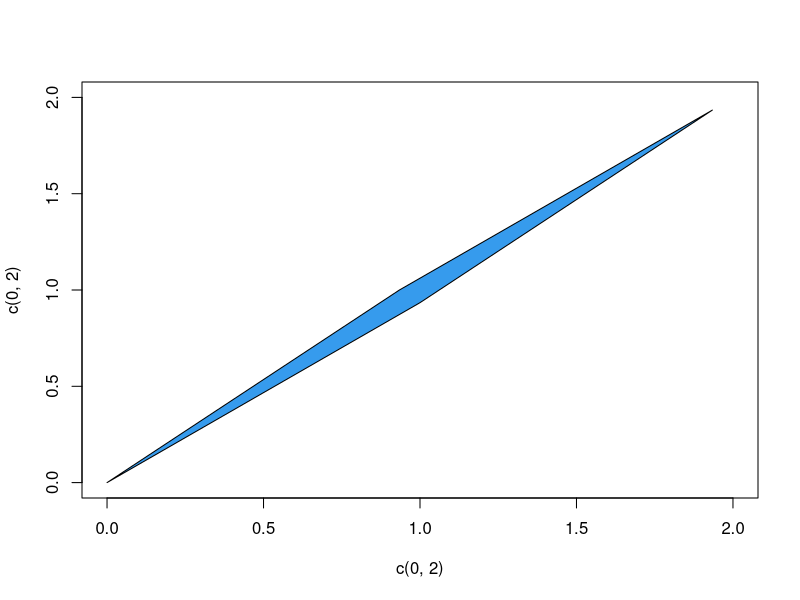
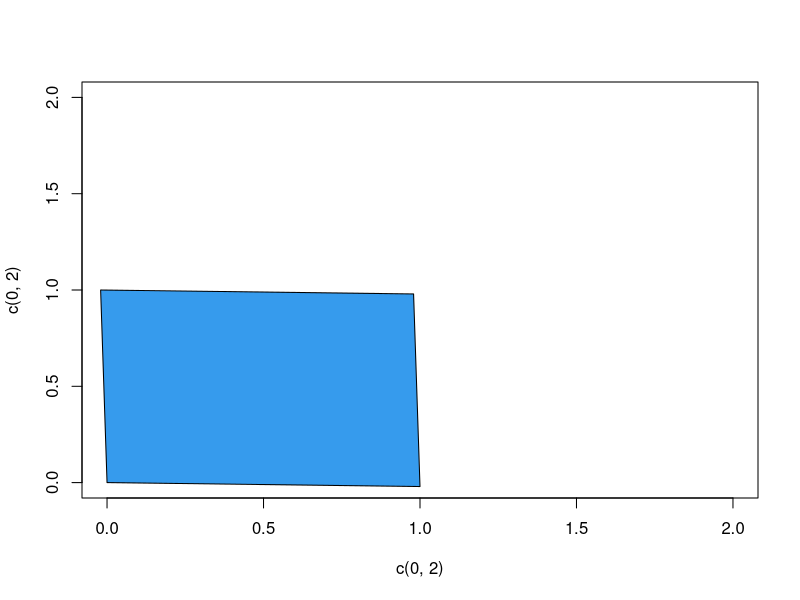
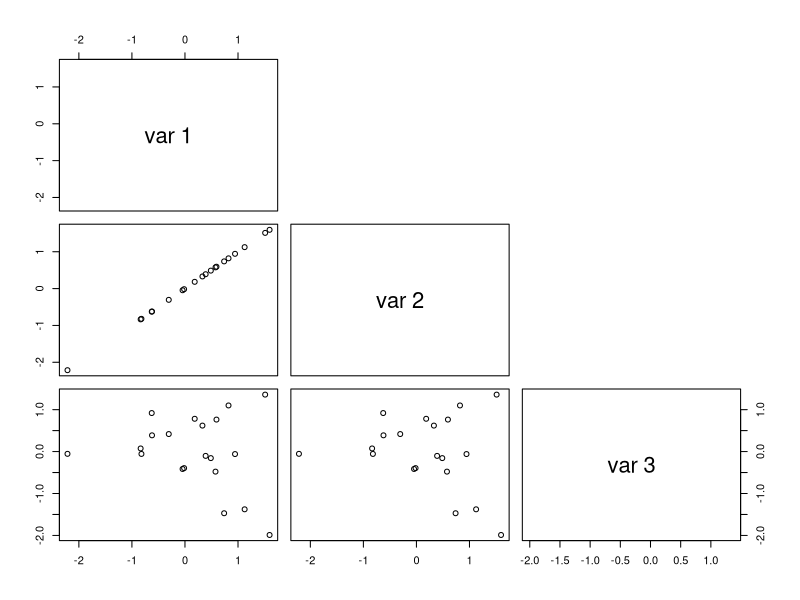

Write R code to recreate these figures, in order.
## ---- chunk 1
library(knitr)
opts_chunk$set(fig.path='img/',
               fig.width=1080/120,
               fig.height=1080/120,
               dpi=120, fig.retina=2)
## ---- chunk 2
set.seed(1)

x <- 1:5
y <- x + rnorm(5)
mat <- cbind(x, y)

cor_mat1 <- cor(mat)
cor_mat1

# components of mat
a1 <- cor_mat1[1,1]
b1 <- cor_mat1[2,1]
c1 <- cor_mat1[1,2]
d1 <- cor_mat1[2,2]

plot(c(0, 2), c(0, 2), type = "n")
polygon(c(0, a1, a1 + c1, c1), c(0, b1, b1 + d1, d1), col='#369bed')

det(cor_mat1)
eigen(cor_mat1)
## ---- chunk 3
x <- rnorm(100)
y <- rnorm(100)
mat <- cbind(x, y)

cor_mat2 <- cor(mat)
cor_mat2

# components of mat
a2 <- cor_mat2[1,1]
b2 <- cor_mat2[2,1]
c2 <- cor_mat2[1,2]
d2 <- cor_mat2[2,2]

plot(c(0, 2), c(0, 2), type = "n")
polygon(c(0, a2, a2 + c2, c2), c(0, b2, b2 + d2, d2), col='#369bed')

det(cor_mat2)
eigen(cor_mat2)
## ---- chunk 4
set.seed(1)

dat <- matrix(rnorm(40), ncol=2)
dat <- cbind(1.0 * dat[,1], dat)

# visualization relationship between the columns
cor(dat)
pairs(dat, upper.panel=NULL)
## ---- chunk 5
# get the (square) covariance matrix for our data
covmat <- cov(dat)

# compute the eigenvectors / eigenvalues of the covariance matrix
eigen(covmat, symmetric=TRUE)
## ---- chunk 6
dat2 <- cbind(2 * dat[,1], dat)
cor(dat2)
eigen(cov(dat2), symmetric=TRUE)
